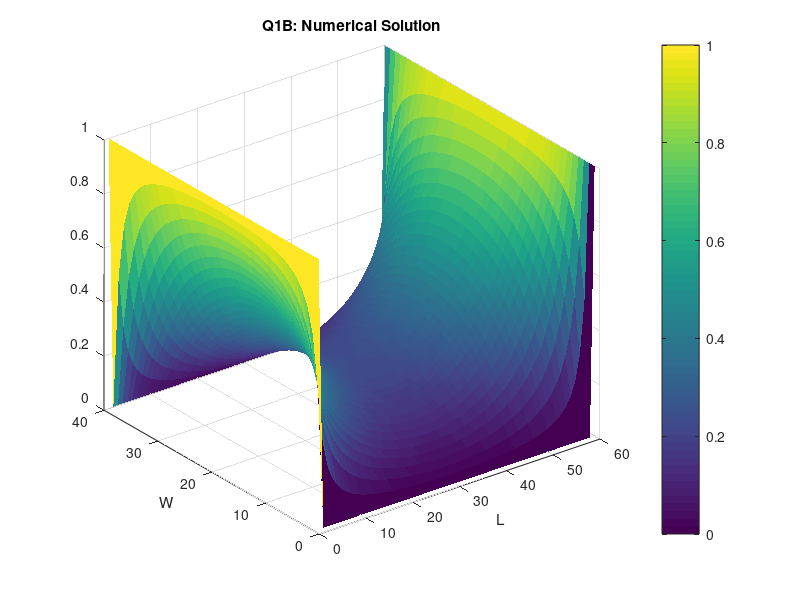

Reproduce this figure in MATLAB. (Note: this script raises an error after producing the figure.)
w=2;
l=3;
dx=0.05;
dy=0.05;
ny=w/dx;
nx=l/dy;

V0=1;

% G-matrix, relates the value of a node to all other nodes
G=sparse(nx*ny,nx*ny);
% F-vector, the boundary conditons
F = sparse(nx*ny,1);

% Mapping Equation, converts discretized 2D spacial domain to 1D vector in the "equation domain"
map=@(x,y) y+(x-1)*ny; 

% Populate G matrix
for x=1:nx
    for y=1:ny
        n=map(x,y); 
        if (x==1||y==1||x==nx||y==ny)
            % For boundaries, G matrix is set to 1             
            G(n,n)=1; 
        else               
            % For the rest of the G matrix, populate using finite difference
            G(n,n)=-2*(1/dx^2 +1/dy^2);      % Relation to self (n?)
            G(n,n+1)=1/(dx^2);     % Relation to the node to the right (nxp)
            G(n,n-1)=1/(dx^2);     % Relation to the node to the left (nxm) 
            G(n,n+ny)=1/(dy^2);    % Relation to the node above (nyp)
            G(n,n-ny)=1/(dy^2);    % Relation to the node below (nym)        
        end
    end
end

% Populate F vector. left and right ends of the device are at V0
for x=1:nx
    for y=1:ny
      n=map(x,y);
      if (x==1||x==nx)
        F(n)=V0;
      end 
    end      
end 
  
% Solve for voltage
V = G\F;
v_surf=zeros(nx,ny);
for x=1:nx
    for y=1:ny
      n=map(x,y);
      v_surf(x,y)=V(n);
    end      
end 

figure();
surf(v_surf','EdgeColor','none');
title('Q1B: Numerical Solution' );
ylabel('W');
xlabel('L');
c=colorbar;
c.Label.String = 'Volts';

% Analytical Solution
v_analytic=zeros(nx,ny);
x=linspace(-l/2,l/2,nx);
y=linspace(0,w,ny);
for i=1:nx
    for j=1:ny
        temp=0;
        for n=1:2:100
            temp = temp + 1/n* cosh(n*pi*x(i)/w) / cosh(n*pi*l/2/w) * sin(n*pi*y(j)/w);
        end
        v_analytic(i,j) = 4*V0/pi * temp;
    end
end

figure();
surf(v_analytic','EdgeColor','none');
title('Q1B: Analytical Solution' );
ylabel('W');
xlabel('L');
c=colorbar;
c.Label.String = 'Volts';


